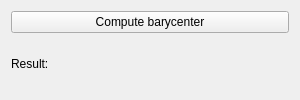
<?xml version="1.0" encoding="UTF-8"?>
<ui version="4.0">
 <class>SEBarycenterAppGUIClass</class>
 <widget class="QWidget" name="SEBarycenterAppGUIClass">
  <property name="geometry">
   <rect>
    <x>0</x>
    <y>0</y>
    <width>300</width>
    <height>100</height>
   </rect>
  </property>
  <property name="minimumSize">
   <size>
    <width>300</width>
    <height>100</height>
   </size>
  </property>
  <property name="windowTitle">
   <string/>
  </property>
  <layout class="QVBoxLayout" name="verticalLayout">
   <item>
    <widget class="QPushButton" name="pushButtonCompute">
     <property name="text">
      <string>Compute barycenter</string>
     </property>
    </widget>
   </item>
   <item>
    <widget class="QLabel" name="labelResult">
     <property name="text">
      <string>Result:</string>
     </property>
    </widget>
   </item>
  </layout>
 </widget>
 <resources/>
 <connections/>
</ui>
